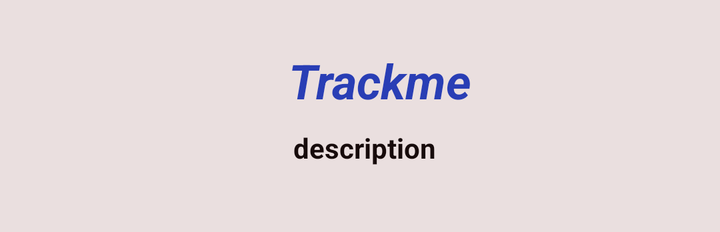
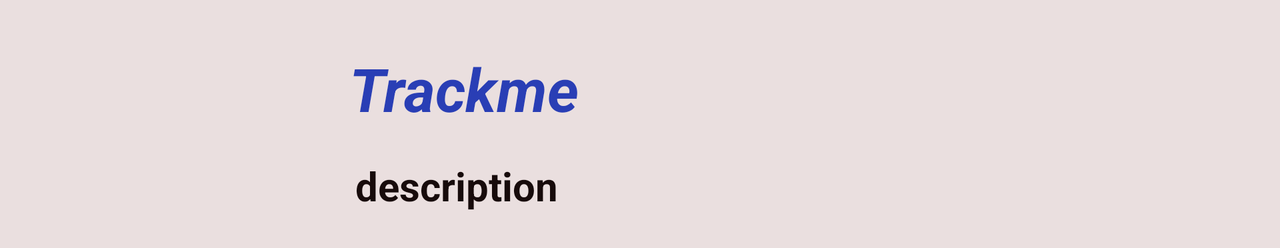

One screen, two layout resources from the same app: the default and the repository's alternative for another configuration. Each is rendered where Android would select it; the XML of both is given below.
<!-- AndroidManifest.xml: application theme Theme.TraCo19 -->
<!-- res/layout/row.xml -->
<?xml version="1.0" encoding="utf-8"?>
<androidx.constraintlayout.widget.ConstraintLayout xmlns:android="http://schemas.android.com/apk/res/android"
    xmlns:app="http://schemas.android.com/apk/res-auto"
    xmlns:tools="http://schemas.android.com/tools"
    android:layout_width="match_parent"
    android:layout_height="wrap_content"
    android:background="#EADFDF">

    <ImageView
        android:id="@+id/trackicon"
        android:layout_width="100dp"
        android:layout_height="100dp"
        android:layout_marginStart="8dp"
        android:layout_marginLeft="8dp"
        android:layout_marginTop="8dp"
        android:layout_marginEnd="8dp"
        android:layout_marginRight="8dp"
        android:layout_marginBottom="8dp"
        android:contentDescription="trackicon"
        app:layout_constraintBottom_toBottomOf="parent"
        app:layout_constraintEnd_toEndOf="parent"
        app:layout_constraintHorizontal_bias="0.051"
        app:layout_constraintStart_toStartOf="parent"
        app:layout_constraintTop_toTopOf="parent"
        app:layout_constraintVertical_bias="0.0"
        app:srcCompat="@drawable/tracklocationicon" />

    <TextView
        android:id="@+id/track"
        android:layout_width="wrap_content"
        android:layout_height="wrap_content"
        android:layout_marginStart="8dp"
        android:layout_marginLeft="8dp"
        android:layout_marginTop="8dp"
        android:layout_marginEnd="16dp"
        android:layout_marginRight="16dp"
        android:layout_marginBottom="8dp"
        android:text="Trackme"
        android:textColor="#293EB5"
        android:textColorHighlight="#1335EF"
        android:textSize="24sp"
        android:textStyle="bold|italic"
        app:layout_constraintBottom_toBottomOf="parent"
        app:layout_constraintEnd_toEndOf="parent"
        app:layout_constraintHorizontal_bias="0.128"
        app:layout_constraintStart_toEndOf="@+id/trackicon"
        app:layout_constraintTop_toTopOf="parent"
        app:layout_constraintVertical_bias="0.235" />

    <TextView
        android:id="@+id/trackldesc"
        android:layout_width="wrap_content"
        android:layout_height="wrap_content"
        android:layout_marginStart="8dp"
        android:layout_marginLeft="8dp"
        android:layout_marginTop="8dp"
        android:layout_marginEnd="16dp"
        android:layout_marginRight="16dp"
        android:layout_marginBottom="8dp"
        android:text="description"
        android:textColor="#170B0B"
        android:textSize="14sp"
        android:textStyle="bold"
        app:layout_constraintBottom_toBottomOf="parent"
        app:layout_constraintEnd_toEndOf="parent"
        app:layout_constraintHorizontal_bias="0.126"
        app:layout_constraintStart_toEndOf="@+id/trackicon"
        app:layout_constraintTop_toBottomOf="@+id/track"
        app:layout_constraintVertical_bias="0.0" />
</androidx.constraintlayout.widget.ConstraintLayout>
<!-- resources referenced by this layout -->
<resources>
  <style name="Theme.TraCo19" parent="Theme.AppCompat.Light.DarkActionBar">
          <item name="windowActionBar">false</item>
          <item name="windowNoTitle">true</item>
          <item name="colorPrimary">@color/colorPrimary</item>
          <item name="colorPrimaryDark">@color/colorPrimaryDark</item>
          <item name="colorAccent">@color/mmuColourSecondary</item>
          <item name="android:windowLightStatusBar" tools:ignore="NewApi">true</item>
          <item name="android:statusBarColor" tools:ignore="NewApi">?colorPrimaryDark</item>
      </style>
</resources>
<!-- res/layout-land/row.xml (the repository's variant of the layout above) -->
<!-- drawn on the phone turned sideways -->
<?xml version="1.0" encoding="utf-8"?>
<android.support.constraint.ConstraintLayout xmlns:android="http://schemas.android.com/apk/res/android"
    xmlns:app="http://schemas.android.com/apk/res-auto"
    xmlns:tools="http://schemas.android.com/tools"
    android:layout_width="match_parent"
    android:layout_height="wrap_content"
    android:background="#EADFDF">

    <ImageView
        android:id="@+id/trackicon"
        android:layout_width="100dp"
        android:layout_height="100dp"
        android:layout_marginStart="8dp"
        android:layout_marginLeft="8dp"
        android:layout_marginTop="16dp"
        android:layout_marginEnd="8dp"
        android:layout_marginRight="8dp"
        android:layout_marginBottom="8dp"
        app:layout_constraintBottom_toBottomOf="parent"
        app:layout_constraintEnd_toEndOf="parent"
        app:layout_constraintHorizontal_bias="0.034"
        app:layout_constraintStart_toStartOf="parent"
        app:layout_constraintTop_toTopOf="parent"
        app:layout_constraintVertical_bias="0.0"
        app:srcCompat="@drawable/tracklocationicon" />

    <TextView
        android:id="@+id/track"
        android:layout_width="wrap_content"
        android:layout_height="wrap_content"
        android:layout_marginStart="8dp"
        android:layout_marginLeft="8dp"
        android:layout_marginTop="8dp"
        android:layout_marginEnd="16dp"
        android:layout_marginRight="16dp"
        android:layout_marginBottom="8dp"
        android:text="Trackme"
        android:textColor="#293EB5"
        android:textColorHighlight="#1335EF"
        android:textSize="30sp"
        android:textStyle="bold|italic"
        app:layout_constraintBottom_toBottomOf="parent"
        app:layout_constraintEnd_toEndOf="parent"
        app:layout_constraintHorizontal_bias="0.109"
        app:layout_constraintStart_toEndOf="@+id/trackicon"
        app:layout_constraintTop_toTopOf="parent"
        app:layout_constraintVertical_bias="0.235" />

    <TextView
        android:id="@+id/trackldesc"
        android:layout_width="wrap_content"
        android:layout_height="wrap_content"
        android:layout_marginStart="8dp"
        android:layout_marginLeft="8dp"
        android:layout_marginTop="8dp"
        android:layout_marginEnd="16dp"
        android:layout_marginRight="16dp"
        android:layout_marginBottom="8dp"
        android:text="description"
        android:textColor="#170B0B"
        android:textSize="20sp"
        android:textStyle="bold"
        app:layout_constraintBottom_toBottomOf="parent"
        app:layout_constraintEnd_toEndOf="parent"
        app:layout_constraintHorizontal_bias="0.113"
        app:layout_constraintStart_toEndOf="@+id/trackicon"
        app:layout_constraintTop_toBottomOf="@+id/track"
        app:layout_constraintVertical_bias="0.428" />
</android.support.constraint.ConstraintLayout>
